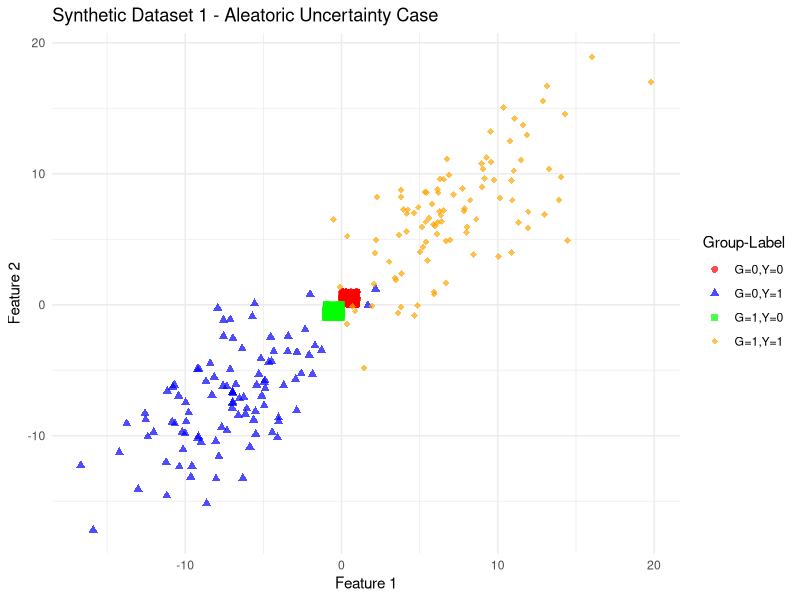
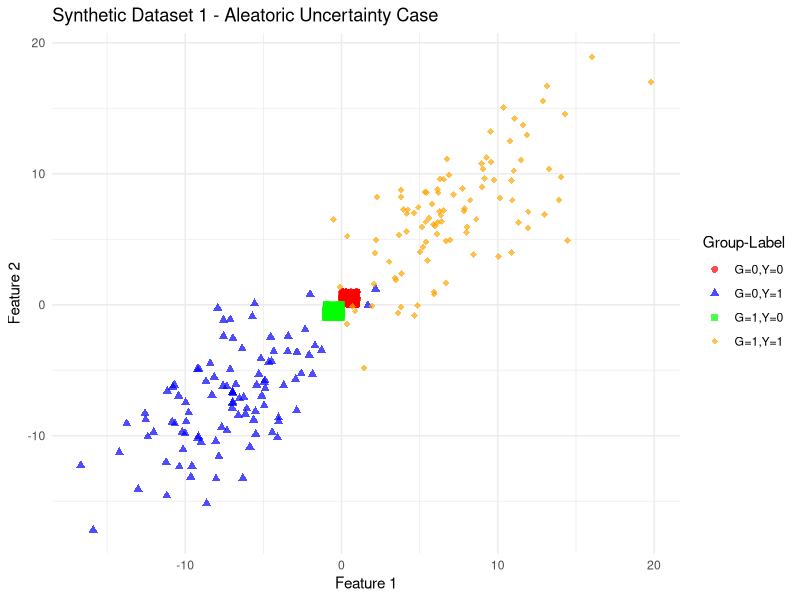

Write R code to recreate these figures, in order.
library(MASS)
library(tidyverse)

# Replica Synthetic Dataset 1 (SD1) dal paper
# Case of Aleatoric Uncertainty

generate_synthetic_dataset_1 <- function(n_samples = 100) {
  set.seed(42)
  
  # Parameters per le 4 distribuzioni (dal paper)
  # G=0, Y=0: Beta distribution
  # G=0, Y=1: -Beta distribution  
  # G=1, Y=0: Normal distribution
  # G=1, Y=1: Normal distribution
  
  data_list <- list()
  
  # G=0, Y=0 - Beta distribution
  n <- n_samples
  beta_samples <- matrix(rbeta(n*2, 0.5, 0.5), ncol=2)
  data_list[[1]] <- data.frame(
    feature1 = beta_samples[,1],  # Scale to match paper
    feature2 = beta_samples[,2],
    G = 0, Y = 0
  )
  
  # G=0, Y=1 - Negative Beta
  data_list[[2]] <- data.frame(
    feature1 = -(beta_samples[,1]),
    feature2 = -(beta_samples[,2]),
    G = 0, Y = 1
  )
  
  # G=1, Y=0 - Normal distribution
  normal_samples_0 <- mvrnorm(n, mu = c(-7, -7), 
                              Sigma = matrix(c(15, 10, 10, 15), 2, 2))
  data_list[[3]] <- data.frame(
    feature1 = normal_samples_0[,1],
    feature2 = normal_samples_0[,2],
    G = 1, Y = 0
  )
  
  # G=1, Y=1 - Normal distribution
  normal_samples_1 <- mvrnorm(n, mu = c(7, 7), 
                              Sigma = matrix(c(15, 10, 10, 15), 2, 2))
  data_list[[4]] <- data.frame(
    feature1 = normal_samples_1[,1],
    feature2 = normal_samples_1[,2],
    G = 1, Y = 1
  )
  
  # Combine all data
  synthetic_data <- do.call(rbind, data_list)
  synthetic_data$G <- as.factor(synthetic_data$G)
  synthetic_data$Y <- as.factor(synthetic_data$Y)
  
  return(synthetic_data)
}

# Test the function
sd1_data <- generate_synthetic_dataset_1()
head(sd1_data)
table(sd1_data$G, sd1_data$Y)

### VISUALIZZAZIONE GRAFICA

plot_synthetic_data <- function(data, title = "Synthetic Dataset") {
  ggplot(data, aes(x = feature1, y = feature2, 
                   color = interaction(G, Y), 
                   shape = interaction(G, Y))) +
    geom_point(size = 2, alpha = 0.7) +
    scale_color_manual(values = c("red", "blue", "green", "orange"),
                       labels = c("G=0,Y=0", "G=0,Y=1", "G=1,Y=0", "G=1,Y=1")) +
    scale_shape_manual(values = c(16, 17, 15, 18),
                       labels = c("G=0,Y=0", "G=0,Y=1", "G=1,Y=0", "G=1,Y=1")) +
    labs(title = title, 
         x = "Feature 1", 
         y = "Feature 2",
         color = "Group-Label",
         shape = "Group-Label") +
    theme_minimal()
}

p1 <- plot_synthetic_data(sd1_data, "Synthetic Dataset 1 - Aleatoric Uncertainty Case")
print(p1)
ggsave("plots/synthetic_dataset_1.png", p1, width = 10, height = 6)

